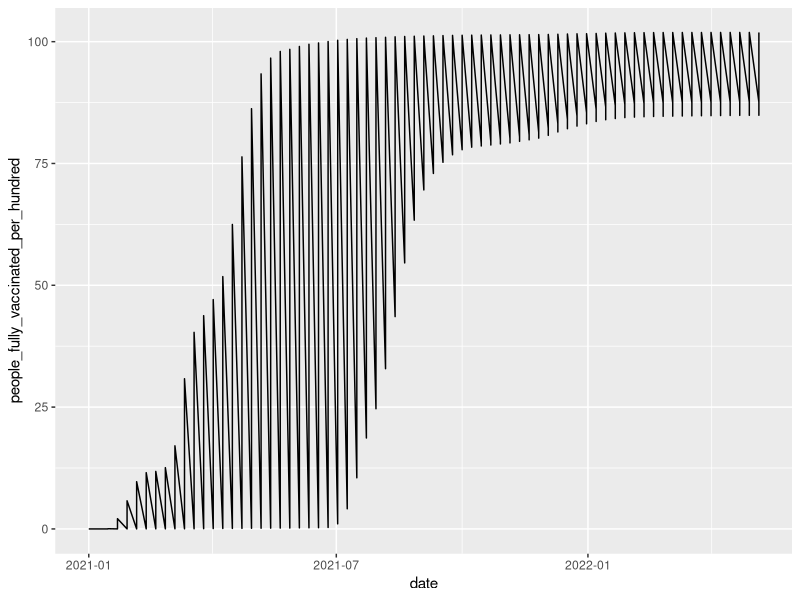
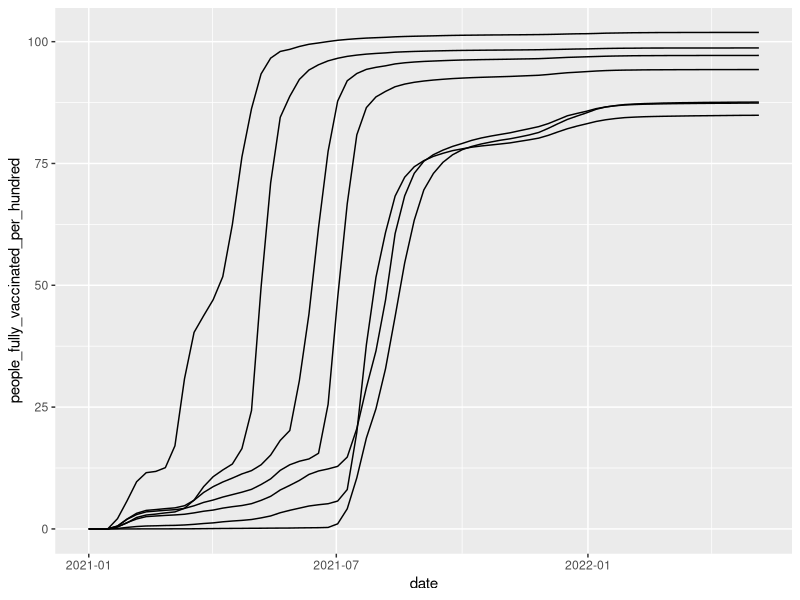
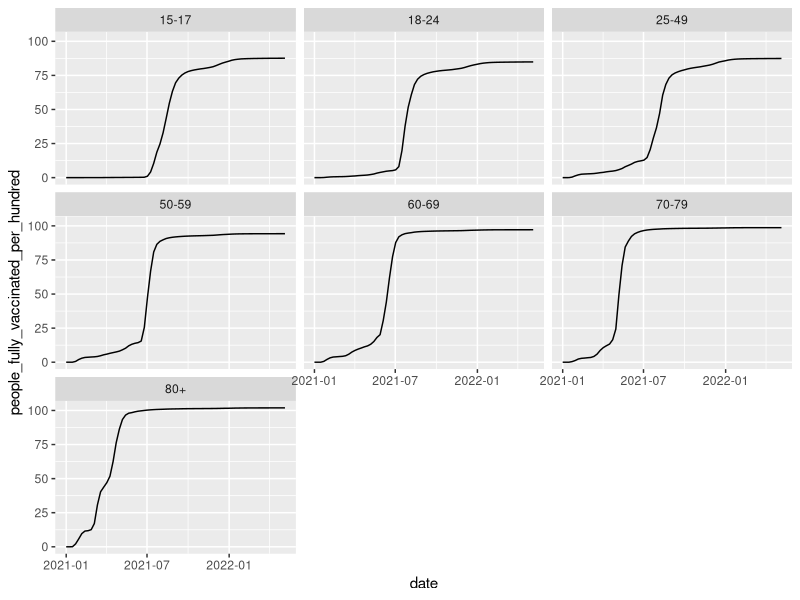
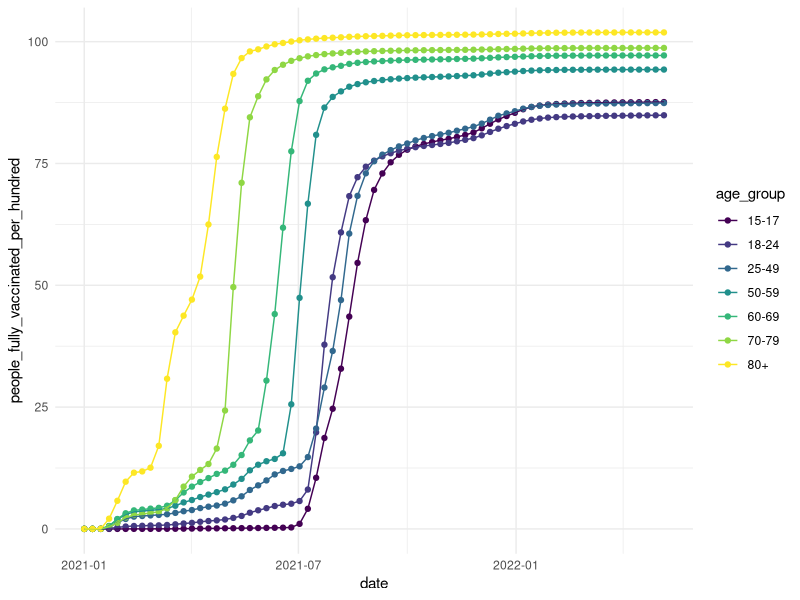
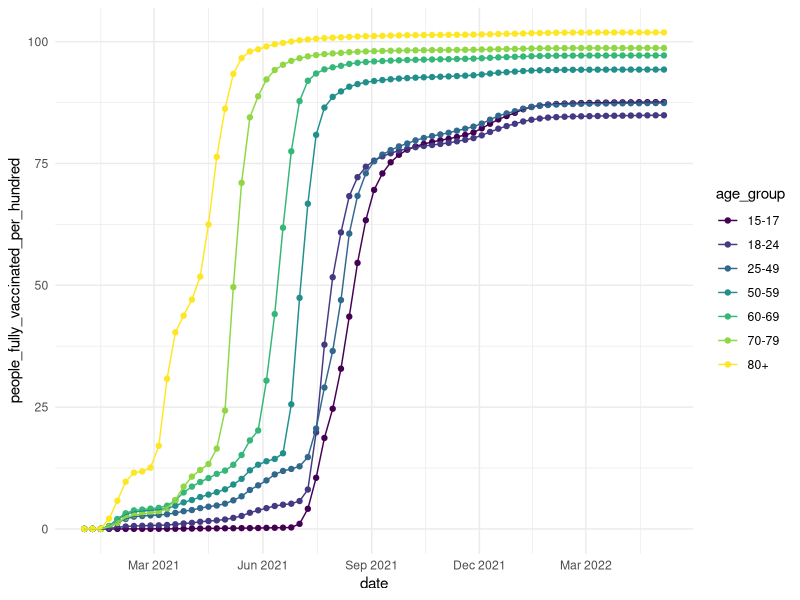

Write R code to recreate these figures, in order.
## ---- chunk 1
library(tidyverse)
## ---- chunk 2
vaccinations <- read_csv("vaccinations_by_age_group.csv")
## ---- chunk 3
ggplot(vaccinations, aes(x = date, y = people_fully_vaccinated_per_hundred))+
  geom_line()

## ---- chunk 4
ggplot(vaccinations, aes(x = date, y = people_fully_vaccinated_per_hundred, group=age_group))+
  geom_line()

## ---- chunk 5
ggplot(vaccinations, aes(date, people_fully_vaccinated_per_hundred))+
  geom_line()+
  facet_wrap(~age_group)
## ---- chunk 6
ggplot(vaccinations, aes(x=date, y=people_fully_vaccinated_per_hundred, colour=age_group, group=age_group))+
geom_point()+
geom_line()+
theme_minimal()+
scale_colour_viridis_d(option="D")

## ---- chunk 7
ggplot(vaccinations, aes(x=date, y=people_fully_vaccinated_per_hundred, colour=age_group, group=age_group))+ 
  geom_point()+
  geom_line()+
  theme_minimal()+
  scale_colour_viridis_d(option="D")+ 
  scale_x_date(date_labels = "%b %Y", # %b = abbreviated month name; %Y = Year with century
               date_breaks = "3 months")
